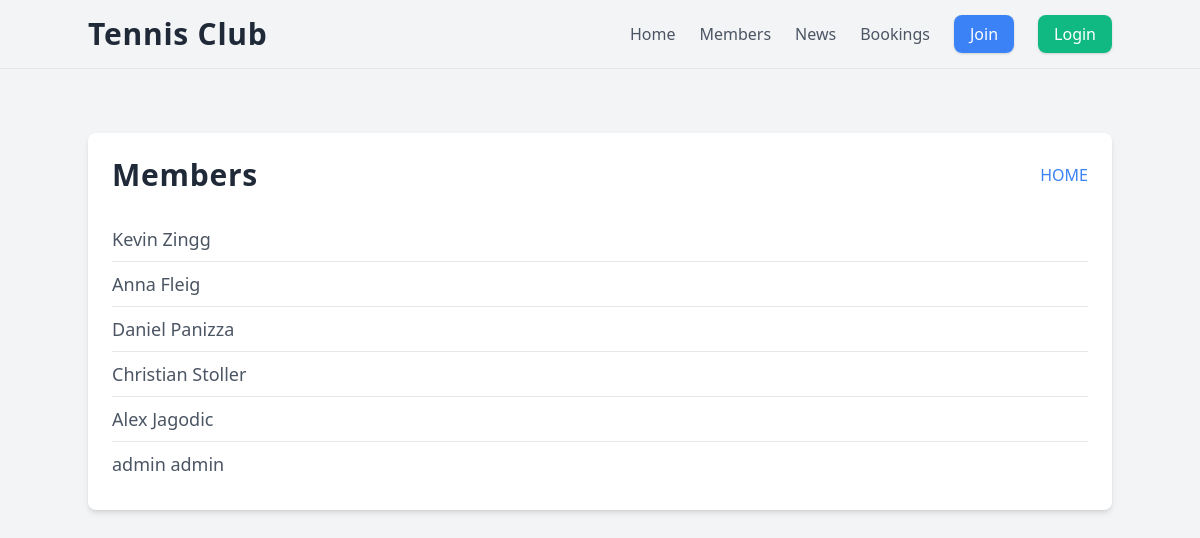
The page /members/ on the database its author committed.
### members/models.py (models this page shows)
class Member(AbstractUser):
    phone = models.IntegerField(null=True)
    joined_date = models.DateField(auto_now_add=True)

### members/views.py (the view)
# urls.py: path('members/', views.members, name='members'),
def members(request):
    members = Member.objects.all()
    print(members)  # Debugging
    return render(request, 'all_members.html', {'members': members})

### members/templates/all_members.html (shortened to what this page needs)
{% extends "master.html" %}
{% block content %}
<section class="space-y-6 bg-white p-6 rounded-lg shadow-md">
    <div class="flex justify-between items-center">
        <h1 class="text-gray-800 text-3xl font-bold tracking-wide">Members</h1>
        <a href="/" class="text-blue-500 hover:text-blue-600 hover:underline transition duration-200">HOME</a>
    </div>
    <ul class="divide-y divide-gray-200">
        {% for member in members %}
        <li class="py-2">
            <a href="{% url 'details' member.id %}" class="text-lg text-gray-600 hover:text-blue-500 transition duration-200">{{ member.first_name }} {{ member.last_name }}</a>
        </li>
        {% empty %}
        <li class="py-2">
            No members registered yet.
        </li>
        {% endfor %}
    </ul>
</section>
{% endblock %}

### members/templates/master.html (shortened to what this page needs)
{% load static %}
<html lang="en">
<head>
    <link href="{% static 'css/output.css' %}" rel="stylesheet">
    <link href="https://cdn.jsdelivr.net/npm/tailwindcss@2.2.19/dist/tailwind.min.css" rel="stylesheet">
    <link rel="stylesheet" href="https://cdn.jsdelivr.net/npm/flatpickr/dist/flatpickr.min.css">
</head>
<body class="bg-gray-100 font-sans antialiased">
<header class="bg-transparent border-b border-gray-200 py-4">
    <div class="container mx-auto flex justify-between items-center">
        <a href="/" class="text-gray-800 text-3xl font-extrabold tracking-wide transform hover:scale-105 transition-transform duration-200">Tennis Club</a>
            <nav class="hidden md:flex">
                <ul class="flex space-x-6 items-center">
                    <li><a href="/" class="text-gray-600 hover:text-blue-500 transition-colors duration-200">Home</a></li>
                    <li><a href="/members" class="text-gray-600 hover:text-blue-500 transition-colors duration-200">Members</a></li>
                    <li><a href="/news" class="text-gray-600 hover:text-blue-500 transition-colors duration-200">News</a></li>
                    <li><a href="/booking" class="text-gray-600 hover:text-blue-500 transition-colors duration-200">Bookings</a></li>
                    {% if user.is_authenticated %}
                        <li><span class="text-gray-600 mr-4">Hello, {{ user.first_name }}</span></li>
                        <li><a href="{% url 'logout' %}" class="py-2 px-4 bg-red-500 text-white rounded-lg shadow hover:bg-red-600 transition-colors duration-200">Logout</a></li>
                    {% else %}
                        <li><a href="/register" class="py-2 px-4 bg-blue-500 text-white rounded-lg shadow hover:bg-blue-600 transition-colors duration-200">Join</a></li>
                        <li><a href="{% url 'login' %}" class="py-2 px-4 bg-green-500 text-white rounded-lg shadow hover:bg-green-600 transition-colors duration-200">Login</a></li>
                    {% endif %}
                </ul>
            </nav>
    </div>
</header>
<main class="container mx-auto mt-16 px-4 md:px-0">
    {% block content %}
    {% endblock %}
</main>
</body>
</html>

### rows shown on the page
Member: first_name "Kevin", last_name "Zingg"
Member: first_name "Anna", last_name "Fleig"
Member: first_name "Daniel", last_name "Panizza"
Member: first_name "Christian", last_name "Stoller"
Member: first_name "Alex", last_name "Jagodic"
Member: first_name "admin", last_name "admin"
